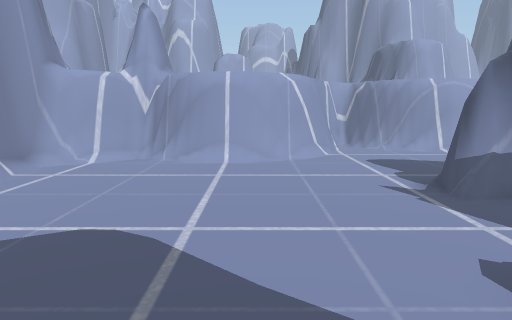
View 1 (above)

22 first-person views from a walk through a Unity game level. The camera is 1.5 m above the floor, tilts 8° down and sees 70° across. The floor is counted in squares, 1 m on a side. Each view is taken from the middle of a square. On the plan, view 1 faces up. The plan holds only what a view shows up to about 16 squares ahead; the rest is blank. The place goes on beyond the plan.

View 2
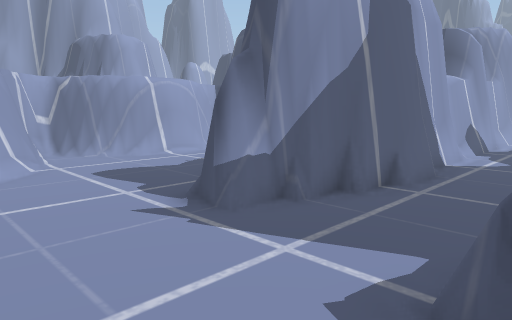

View 3
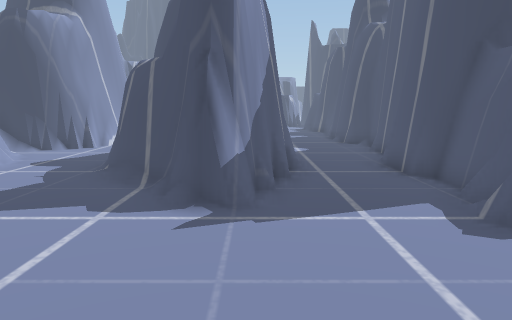

View 4
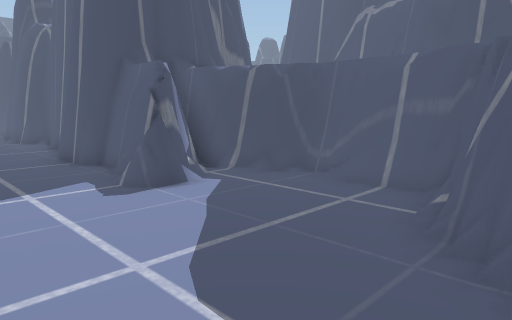

View 5
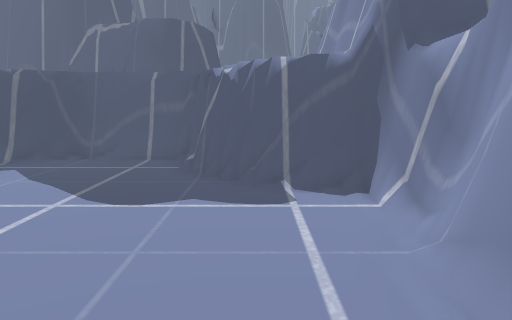

View 6
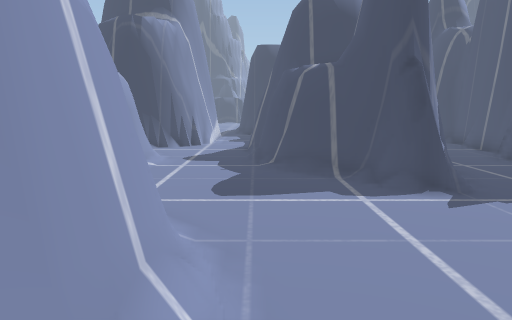

View 7
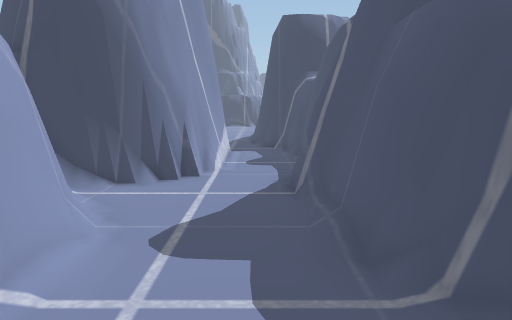

View 8
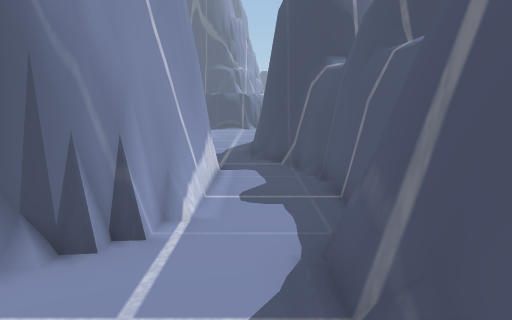

View 9
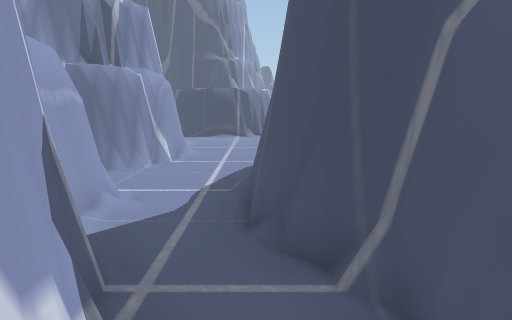

View 10
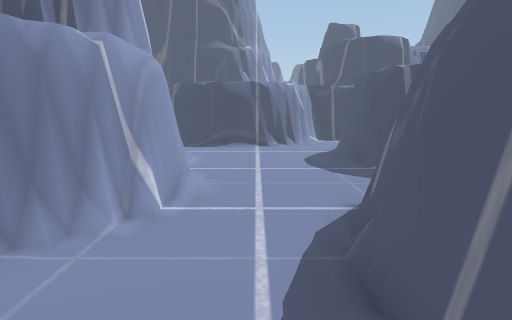

View 11
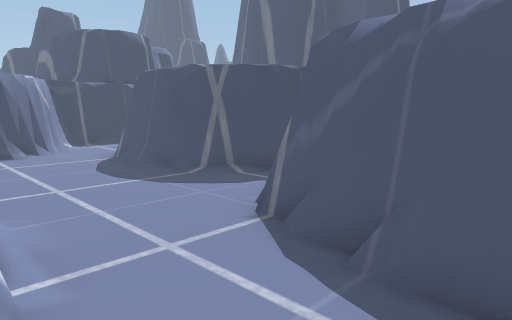

View 12
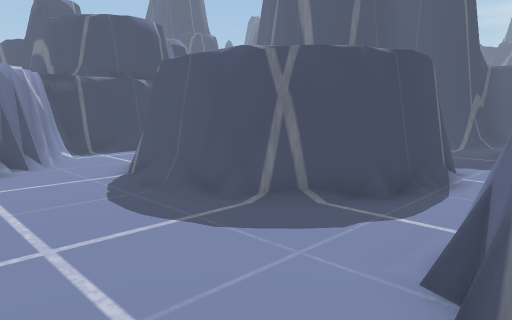

View 13
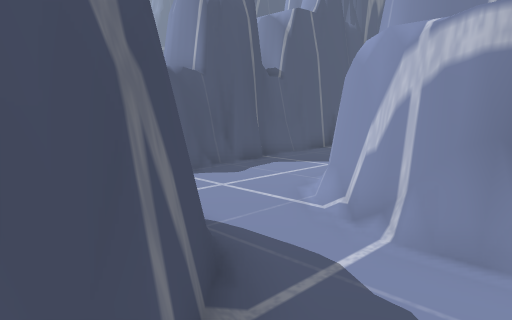

View 14
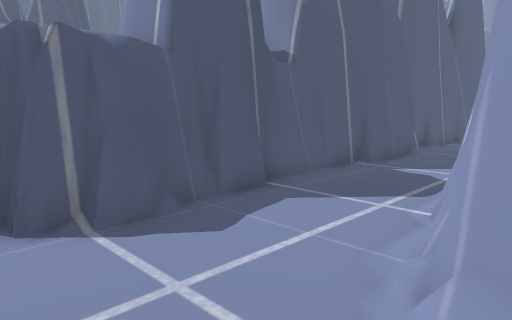

View 15
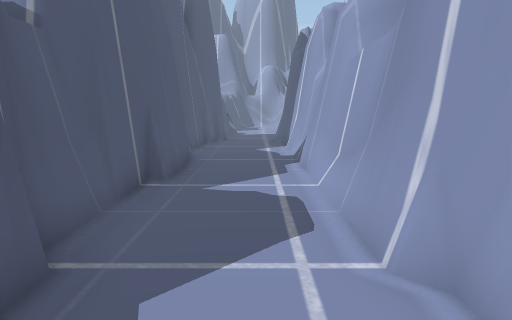

View 16
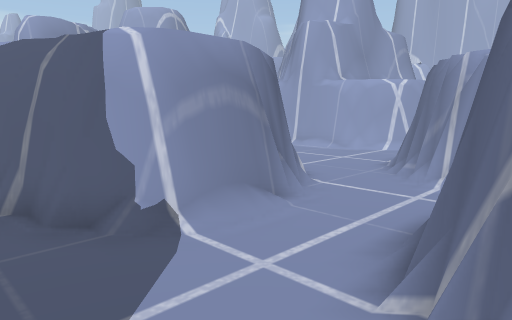

View 17
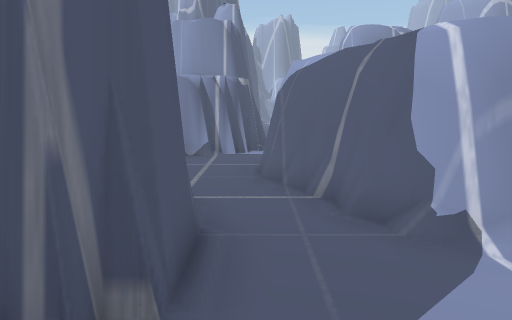

View 18
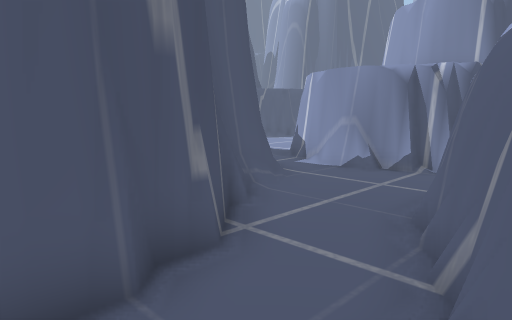

View 19
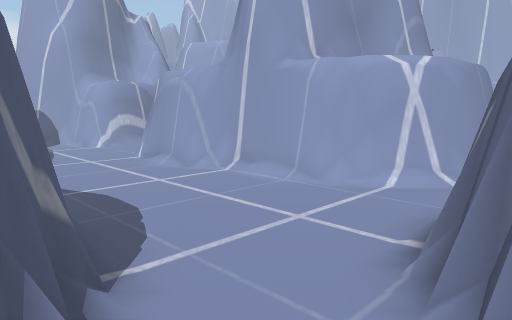

View 20
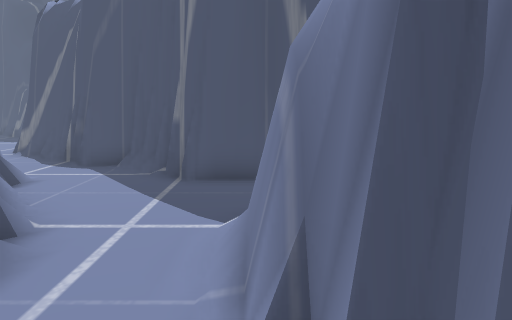

View 21
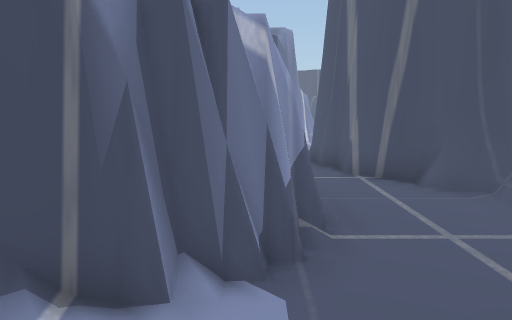

View 22
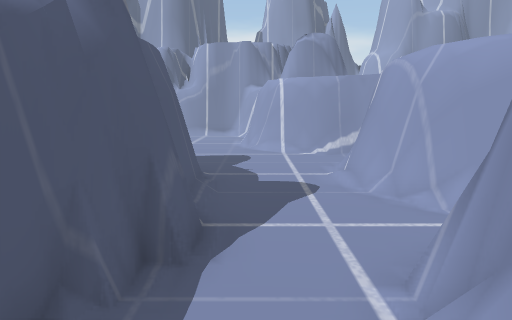

### Floor plan
Key: @ floor where view 1 was taken; # wall or solid block; . floor; / step, stairs or slope; = window, fence, low wall or low ledge.
Columns run from 7 left of view 1 to 39 right of it. Each row starts with its distance up from view 1.
 18                                          #
 17                                         ##
 16                             #=          #.
 15           ###    ###        ##.##   #####.##
 14          ##.######.#      ###..######//...##
 13          ##..=##...###  ###...............#
 12         ##..........#####.................#
 11   #######.................#####...........##
 10  ##............#####....###   ####.........##
  9  #...........#############      ##...####...###
  8  #..........##                  #...##  ##...#
  7  #.........###                 ##..##    ##..#
  6 ##.........#####################...#     ##..#
  5 #.............###..................#     ##..##
  4 ##.................................##   ###...#
  3 ###=......=........................######.....#
  2  ####.....#######....####....#####...##........
  1    ##.....##    ######  #######  ##......####..
  0     ##.@..#                       #.....##  ##.
 -1     #######                       #...###    ##
 -2                                   #.####
 -3                                   #.##
 -4                                   =##

Positions as (right, up) in squares from view 1, and headings:
1: (0, 0), facing up
2: (0, 2), facing up-right
3: (-2, 6), facing right
4: (-4, 6), facing down-right
5: (-4, 10), facing down
6: (-3, 10), facing right
7: (4, 11), facing right
8: (8, 11), facing right
9: (15, 11), facing right
10: (20, 12), facing right
11: (22, 14), facing down-right
12: (25, 13), facing down-right
13: (30, 10), facing down-left
14: (27, 7), facing down-left
15: (25, 4), facing left
16: (39, 2), facing up-left
17: (39, 2), facing left
18: (36, 4), facing down-left
19: (36, 8), facing up-left
20: (35, 9), facing down
21: (25, 3), facing right
22: (15, 11), facing left
